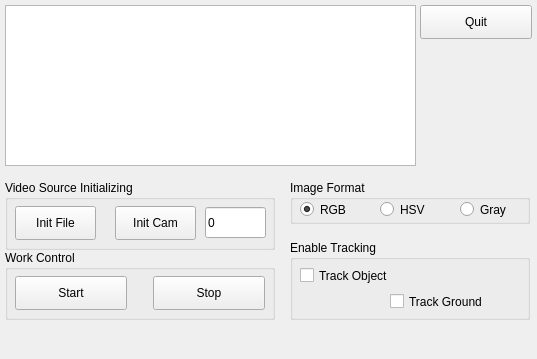
<?xml version="1.0" encoding="UTF-8"?>
<ui version="4.0">
 <class>MainWindow</class>
 <widget class="QMainWindow" name="MainWindow">
  <property name="geometry">
   <rect>
    <x>0</x>
    <y>0</y>
    <width>537</width>
    <height>359</height>
   </rect>
  </property>
  <property name="windowTitle">
   <string>MainWindow</string>
  </property>
  <widget class="QWidget" name="centralWidget">
   <widget class="QTextEdit" name="textEdit1">
    <property name="geometry">
     <rect>
      <x>5</x>
      <y>5</y>
      <width>411</width>
      <height>161</height>
     </rect>
    </property>
   </widget>
   <widget class="QPushButton" name="pushButtonQuit">
    <property name="geometry">
     <rect>
      <x>420</x>
      <y>5</y>
      <width>112</width>
      <height>34</height>
     </rect>
    </property>
    <property name="text">
     <string>Quit</string>
    </property>
   </widget>
   <widget class="QGroupBox" name="groupBox">
    <property name="geometry">
     <rect>
      <x>5</x>
      <y>180</y>
      <width>270</width>
      <height>70</height>
     </rect>
    </property>
    <property name="title">
     <string>Video Source Initializing</string>
    </property>
    <widget class="QPushButton" name="pushButtonCam">
     <property name="geometry">
      <rect>
       <x>110</x>
       <y>26</y>
       <width>81</width>
       <height>34</height>
      </rect>
     </property>
     <property name="text">
      <string>Init Cam</string>
     </property>
     <property name="checkable">
      <bool>true</bool>
     </property>
     <property name="checked">
      <bool>false</bool>
     </property>
     <property name="flat">
      <bool>false</bool>
     </property>
    </widget>
    <widget class="QLineEdit" name="lineEditCamNum">
     <property name="geometry">
      <rect>
       <x>200</x>
       <y>27</y>
       <width>61</width>
       <height>31</height>
      </rect>
     </property>
     <property name="layoutDirection">
      <enum>Qt::LeftToRight</enum>
     </property>
     <property name="text">
      <string>0</string>
     </property>
     <property name="placeholderText">
      <string/>
     </property>
    </widget>
    <widget class="QPushButton" name="pushButtonFile">
     <property name="geometry">
      <rect>
       <x>10</x>
       <y>26</y>
       <width>81</width>
       <height>34</height>
      </rect>
     </property>
     <property name="text">
      <string>Init File</string>
     </property>
     <property name="checkable">
      <bool>true</bool>
     </property>
    </widget>
   </widget>
   <widget class="QGroupBox" name="groupBox_2">
    <property name="geometry">
     <rect>
      <x>5</x>
      <y>250</y>
      <width>270</width>
      <height>70</height>
     </rect>
    </property>
    <property name="title">
     <string>Work Control</string>
    </property>
    <widget class="QPushButton" name="pushButtonStart">
     <property name="geometry">
      <rect>
       <x>10</x>
       <y>26</y>
       <width>112</width>
       <height>34</height>
      </rect>
     </property>
     <property name="text">
      <string>Start</string>
     </property>
    </widget>
    <widget class="QPushButton" name="pushButtonStop">
     <property name="geometry">
      <rect>
       <x>148</x>
       <y>26</y>
       <width>112</width>
       <height>34</height>
      </rect>
     </property>
     <property name="text">
      <string>Stop</string>
     </property>
    </widget>
   </widget>
   <widget class="QGroupBox" name="groupBox_4">
    <property name="geometry">
     <rect>
      <x>290</x>
      <y>180</y>
      <width>240</width>
      <height>44</height>
     </rect>
    </property>
    <property name="title">
     <string>Image Format</string>
    </property>
    <widget class="QRadioButton" name="rbGrayF">
     <property name="geometry">
      <rect>
       <x>170</x>
       <y>18</y>
       <width>70</width>
       <height>23</height>
      </rect>
     </property>
     <property name="text">
      <string>Gray</string>
     </property>
    </widget>
    <widget class="QRadioButton" name="rbHSVF">
     <property name="geometry">
      <rect>
       <x>90</x>
       <y>18</y>
       <width>70</width>
       <height>23</height>
      </rect>
     </property>
     <property name="text">
      <string>HSV</string>
     </property>
    </widget>
    <widget class="QRadioButton" name="rbBGRF">
     <property name="geometry">
      <rect>
       <x>10</x>
       <y>18</y>
       <width>70</width>
       <height>23</height>
      </rect>
     </property>
     <property name="text">
      <string>RGB</string>
     </property>
     <property name="checked">
      <bool>true</bool>
     </property>
    </widget>
   </widget>
   <widget class="QGroupBox" name="groupBox_3">
    <property name="geometry">
     <rect>
      <x>290</x>
      <y>240</y>
      <width>240</width>
      <height>80</height>
     </rect>
    </property>
    <property name="title">
     <string>Enable Tracking</string>
    </property>
    <widget class="QCheckBox" name="cbTrackBB">
     <property name="geometry">
      <rect>
       <x>10</x>
       <y>24</y>
       <width>131</width>
       <height>23</height>
      </rect>
     </property>
     <property name="text">
      <string>Track Object</string>
     </property>
    </widget>
    <widget class="QCheckBox" name="cbTrackFrame">
     <property name="geometry">
      <rect>
       <x>100</x>
       <y>50</y>
       <width>131</width>
       <height>23</height>
      </rect>
     </property>
     <property name="text">
      <string>Track Ground</string>
     </property>
    </widget>
   </widget>
  </widget>
  <widget class="QMenuBar" name="menuBar">
   <property name="geometry">
    <rect>
     <x>0</x>
     <y>0</y>
     <width>537</width>
     <height>31</height>
    </rect>
   </property>
  </widget>
  <action name="menuRGB">
   <property name="checkable">
    <bool>true</bool>
   </property>
   <property name="checked">
    <bool>true</bool>
   </property>
   <property name="text">
    <string>RGB</string>
   </property>
  </action>
  <action name="menuHSV">
   <property name="checkable">
    <bool>true</bool>
   </property>
   <property name="text">
    <string>HSV</string>
   </property>
  </action>
  <action name="menuGray">
   <property name="checkable">
    <bool>true</bool>
   </property>
   <property name="text">
    <string>Gray</string>
   </property>
  </action>
 </widget>
 <layoutdefault spacing="6" margin="11"/>
 <resources/>
 <connections/>
</ui>
